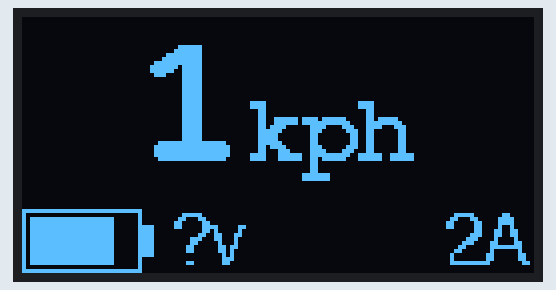
Simulated run of this sketch. Board: Arduino Uno, built with avr-gcc and run on an emulated ATmega328P. On the bench: 128×64 one-colour display.

Above: at 1.42 s.
At 2.95 s:
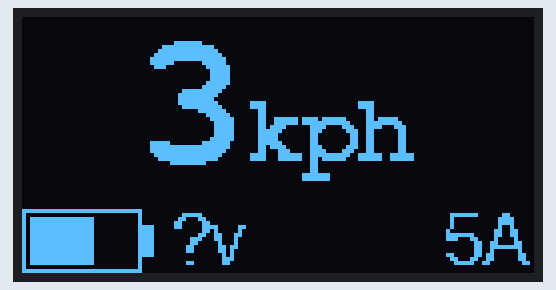
At 3.59 s:
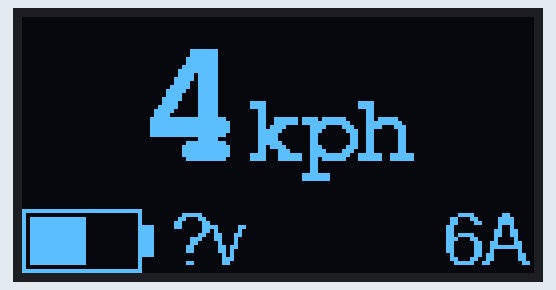
At 4.48 s:
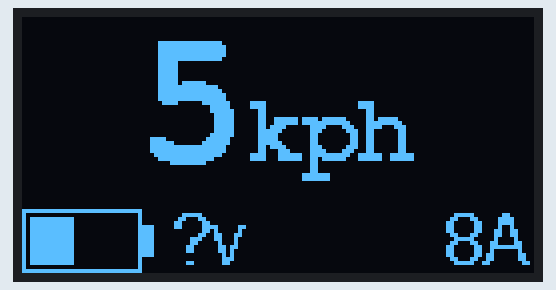
At 5.12 s:
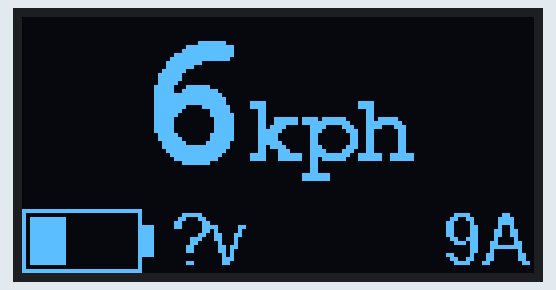
At 6.65 s:
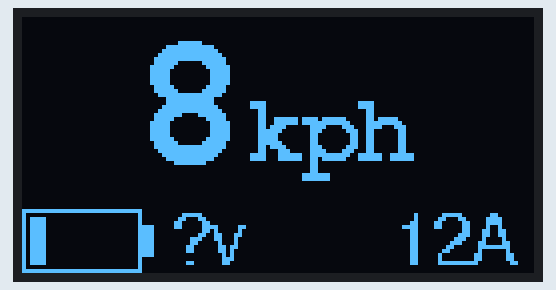

The sketch:

ssd1306_ben.ino
```cpp
#include <SPI.h>
#include <Wire.h>
#include <Adafruit_GFX.h>
#include <Adafruit_SSD1306.h>
#include <Fonts/FreeSans9pt7b.h>
#include <Fonts/FreeMonoBold12pt7b.h>
#include <Fonts/FreeMonoBold24pt7b.h>

#define SCREEN_WIDTH 128 // OLED display width, in pixels
#define SCREEN_HEIGHT 64 // OLED display height, in pixels

// Declaration for an SSD1306 display connected to I2C (SDA, SCL pins)
#define OLED_RESET     -1 // Reset pin # (or -1 if sharing Arduino reset pin)
#define SCREEN_ADDRESS 0x3D ///< See datasheet for Address; 0x3D for 128x64, 0x3C for 128x32
Adafruit_SSD1306 display(SCREEN_WIDTH, SCREEN_HEIGHT, &Wire, OLED_RESET);

void setup() {
  Serial.begin(9600);

  // SSD1306_SWITCHCAPVCC = generate display voltage from 3.3V internally
  if(!display.begin(SSD1306_SWITCHCAPVCC, 0x3C)) {
    Serial.println(F("SSD1306 allocation failed"));
    for(;;); // Don't proceed, loop forever
  }
}

int i=0;
float battery = 100;
void loop() {

    // constantly loop i: 0 .. 99
    i = (++i>99)?0:i;

    // inputs
    int amps = (int)(15.0/100.0*i); // 0 .. ~15
//    int speed = i;
    int speed = (int)(10.0/100.0*i); // 0 .. ~15
    battery = 100-i; // 100 .. 0

    display.setTextColor(SSD1306_WHITE);  // Draw white text
    display.clearDisplay();

    int x0 =   0;
    int y0 =  35;

    // main speed
    display.setFont(&FreeMonoBold24pt7b);
    display.setCursor(x0,y0);
    display.printf("%2d",speed);

    // "kph"
    display.setFont(&FreeMonoBold12pt7b);
    display.setCursor(x0+56,y0);
    display.printf("kph");

    // draw the battery
    display.drawRect(0, 48, 30, 16, SSD1306_WHITE);   // outer
    display.fillRect(30, 52,  3,  8, SSD1306_INVERSE); // + pad terminal
    display.fillRect(2, 50, 26*(battery/100), 12, SSD1306_INVERSE); // inside meter

    // bottom right volts
    display.setFont(&FreeSans9pt7b);
    int x2 = 37;
    int y2 = 61;
    display.setCursor(x2,y2);
    display.printf("%0.1fv", i*24.0/100.0);

    // bottom right amps
    display.setFont(&FreeSans9pt7b);
    int x3 = (amps > 9 ) ? SCREEN_WIDTH-28-8 : SCREEN_WIDTH-28;
    int y3 = 61;
    display.setCursor(x3, y3);
    display.printf("%2dA", amps);

    display.display();

    delay(50);
}
```

Measured:
- by itself, everything shown: repeats every 8.0 s, in 40 steps
